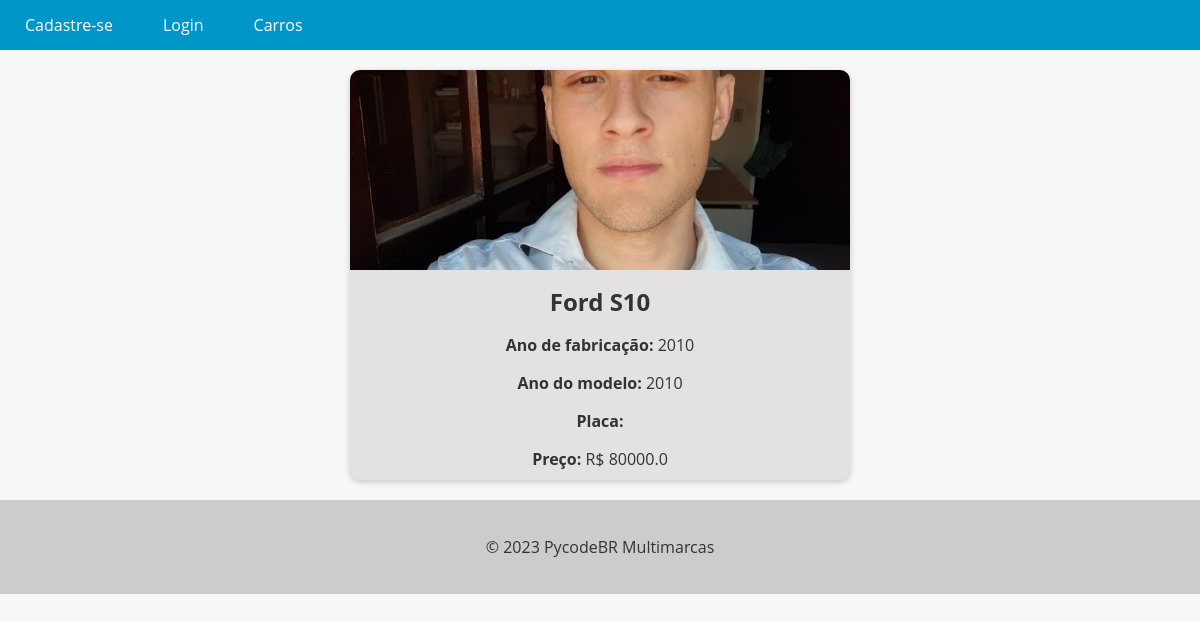
The page /car/13/ on the database its author committed.
### cars/models.py (models this page shows, shortened)
class Car(models.Model):
    id = models.AutoField(primary_key=True) #auto increment
    model=models.CharField(max_length=200) #string
    brand= models.ForeignKey(Brand, on_delete=models.PROTECT, related_name='car_brand') #marca
    factory_year=models.IntegerField(blank=True,null=True)
    model_year=models.IntegerField(blank=True,null=True)
    value=models.FloatField(blank=True,null=True) # float
    photo=models.ImageField(upload_to='cars/',blank=True,null=True)
    bio= models.TextField(blank=True,null=True)

class Brand(models.Model):
    id= models.AutoField(primary_key=True)
    name= models.CharField(max_length=200)
    def __str__(self) -> str:
        return self.name

### cars/views.py (the view)
# urls.py: path('car/<int:pk>/',CarDetailView.as_view(),name='car_detail'),
class CarDetailView(DetailView):
    model=Car
    template_name='car_detail.html'

### cars/templates/car_detail.html (shortened to what this page needs)
{% extends "base.html" %}
{% block content %}
  <div class="car-card">
    {% if object.photo %}
      <img src="{{ object.photo.url }}" alt="{{ object.model }} - {{ object.brand }}">
    {% else %}
      <p>Foto não disponível</p>
    {% endif %}
      <h2>{{ object.brand }} {{ object.model }}</h2>
      <p><strong>Ano de fabricação:</strong> {{ object.factory_year }}</p>
      <p><strong>Ano do modelo:</strong> {{ object.model_year }}</p>
      <p><strong>Placa:</strong> {{ object.plate }}</p>
      <p><strong>Preço:</strong> R$ {{ object.value }}</p>
  </div>
{% endblock %}

### app/templates/base.html (style rules this page uses)
body { font-family: 'Open Sans', sans-serif; background-color: #f7f7f7; color: #333; margin: 0; padding: 0; }

### cars/templates/car_detail.html (style rules this page uses)
.car-card { background-color: #e3e1e1; box-shadow: 0 2px 6px rgba(0, 0, 0, 0.2); border-radius: 10px; overflow: hidden; text-align: center; transition: all 0.3s ease; max-width: 500px; margin: 20px auto 0; margin-bottom: 20px; }
.car-card img { width: 100%; height: 200px; object-fit: cover; }
.car-card h2 { font-size: 1.5rem; margin: 10px; }
.car-card p { font-size: 1rem; margin-bottom: 10px; }

### rows shown on the page
Car: photo (picture), brand "Ford", model "S10", factory_year "2010", model_year "2010", value "80000.0"
